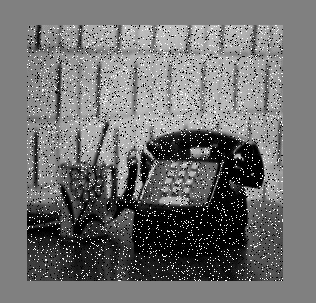
#> input picture Noise removal using Median filter/Screenshot-1110.png, 316 x 303 px
$ python noise.py
#> lines starting #> are read from the running program, lines starting #| are printed output that depends on the picture
# ============================================================
#  CHANGE YOUR IMAGE PATH HERE
# ============================================================
INPUT_IMAGE  = "Screenshot-1110.png"  # <-- your input image
OUTPUT_IMAGE = "Medianfilter_output.png"  # <-- output result
# ============================================================

from PIL import Image


def insertion_sort(arr):
    for i in range(1, len(arr)):
        key = arr[i]
        j = i - 1
        while j >= 0 and arr[j] > key:
            arr[j + 1] = arr[j]
            j -= 1
        arr[j + 1] = key
    return arr


def median_filter(input_path, output_path):
    # ── Load image ─────────────────────────────────────────
#> called with input_path = 'Screenshot-1110.png', output_path = 'Medianfilter_output.png'
    img = Image.open(input_path).convert("L")  # convert to grayscale
    numcols, numrows = img.size
#> numcols = 316; numrows = 303
    print(f"Image loaded: {numcols} columns x {numrows} rows")
#| Image loaded: 316 columns x 303 rows

    pixels = list(img.getdata())
#> pixels = 95748 items

    # ── Load pixels into padded 2D array (zero borders) ───
    array = [[0] * (numcols + 2) for _ in range(numrows + 2)]
    idx = 0
    for row in range(1, numrows + 1):
        for col in range(1, numcols + 1):
            array[row][col] = pixels[idx]
            idx += 1
#> after the loop, array = 305 items; idx = 95748

    # ── Apply 3x3 median filter ────────────────────────────
    result = [[0] * (numcols + 2) for _ in range(numrows + 2)]
    for row in range(1, numrows + 1):
        for col in range(1, numcols + 1):
            window = [
                array[row-1][col-1], array[row-1][col], array[row-1][col+1],
                array[row  ][col-1], array[row  ][col], array[row  ][col+1],
                array[row+1][col-1], array[row+1][col], array[row+1][col+1],
            ]
            insertion_sort(window)
            result[row][col] = window[4]  # median value
#> after the loop, result = 305 items

    # ── Save output image ──────────────────────────────────
    out_img = Image.new("L", (numcols, numrows))
#> out_img: PIL image 316x303 L; every value is 0
    out_pixels = []
    for row in range(1, numrows + 1):
        for col in range(1, numcols + 1):
            out_pixels.append(result[row][col])
#> after the loop, out_pixels = 95748 items

    out_img.putdata(out_pixels)
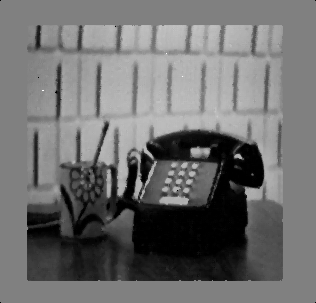
#> out_img: PIL image 316x303 L; min 0, max 255, mean 110.2
    out_img.save(output_path)
    print(f"Done! Output saved to: {output_path}")


if __name__ == "__main__":
    median_filter(INPUT_IMAGE, OUTPUT_IMAGE)
